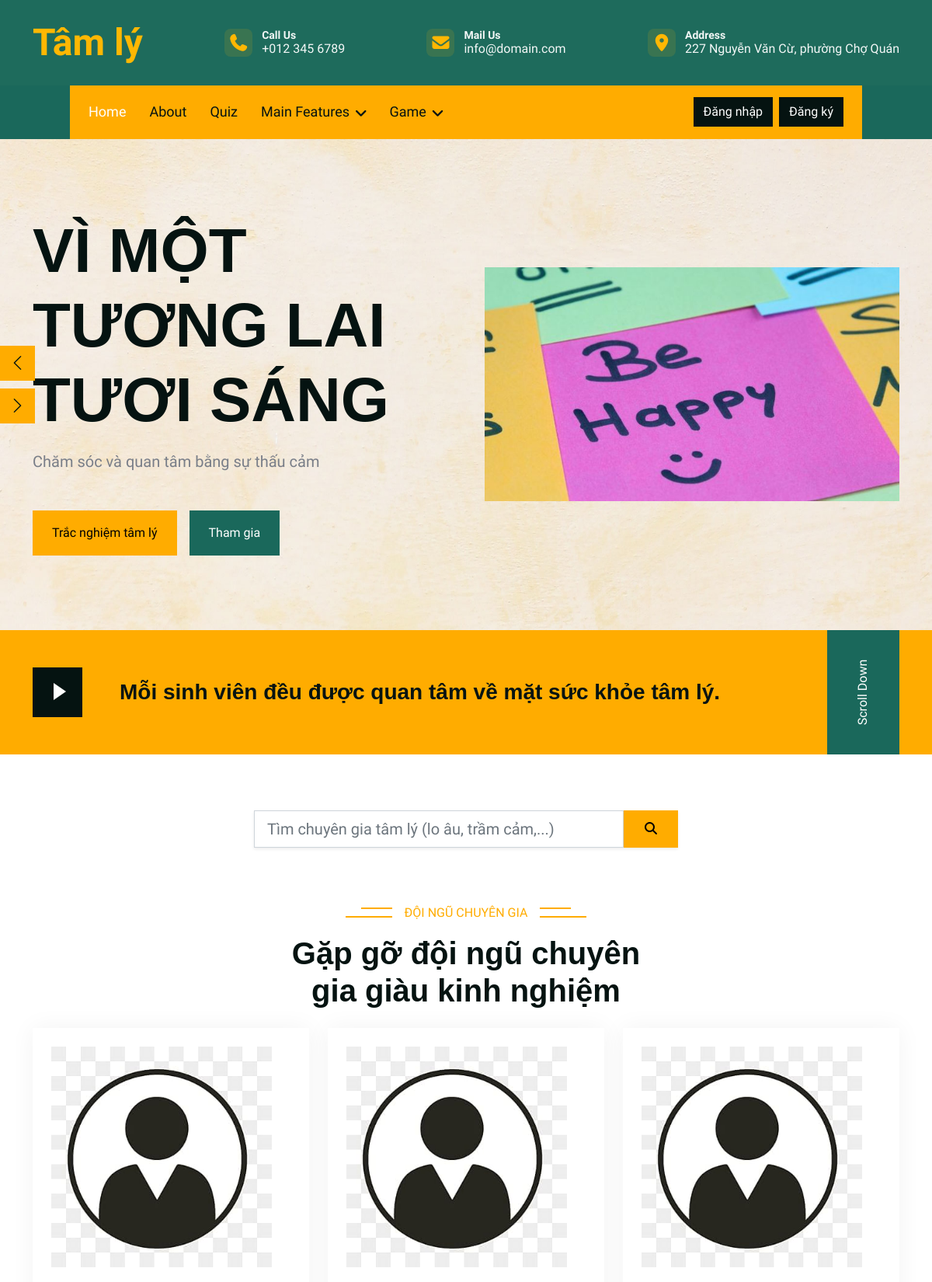
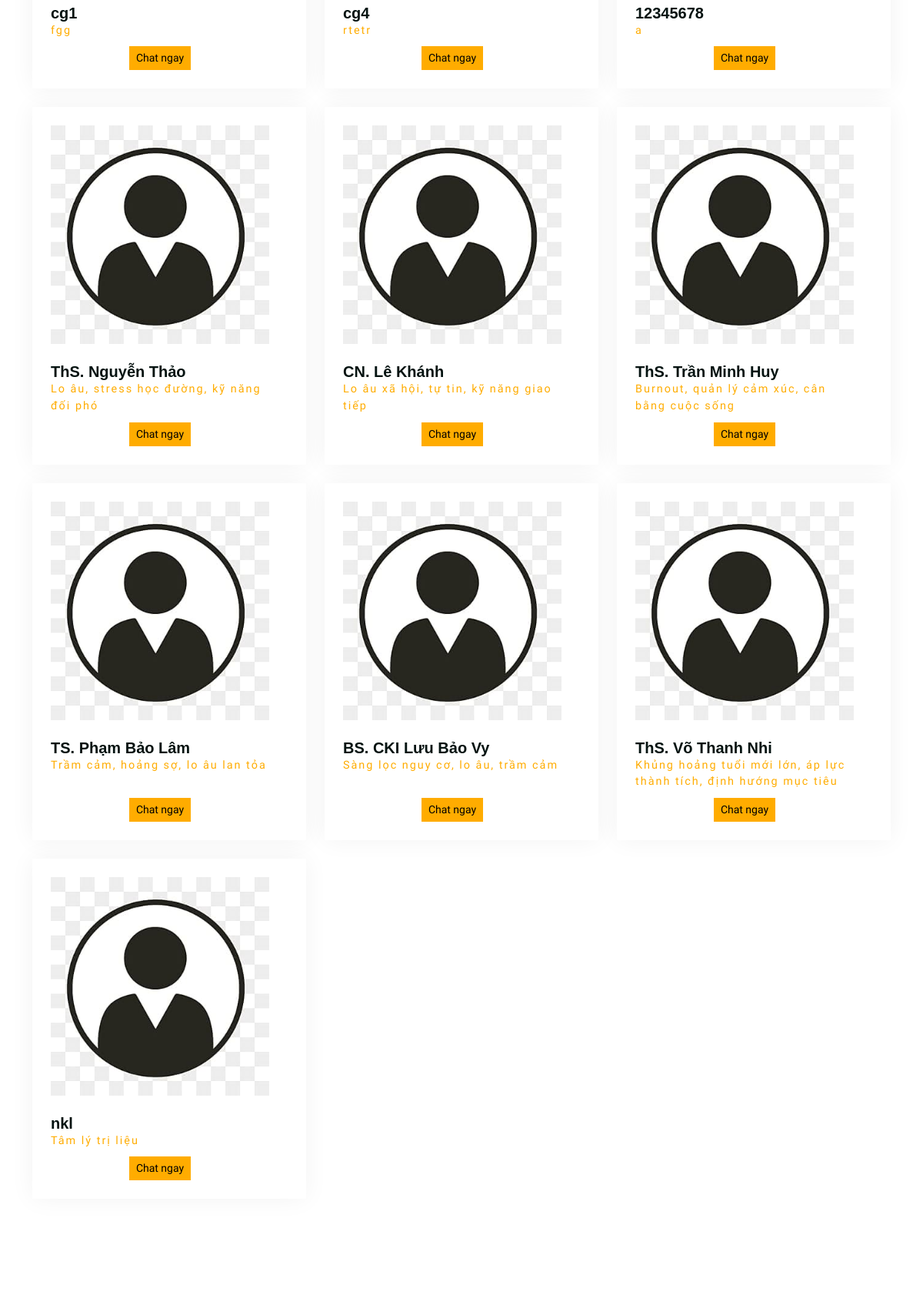
The page / (upper part) on the database its author committed (2 pictures, top to bottom).
### models.py (models this page shows)
class ExpertProfile(Base):
    __tablename__ = "expert_profiles"
    user_id = Column(
        Integer,
        ForeignKey("users.id"),
        primary_key=True
    )
    full_name = Column(String(100), nullable=False)
    title = Column(String(100)) #Học hàm
    qualification = Column(String(255)) #Học vị
    specialization = Column(String(255))
    organization = Column(String(255)) #Tổ chức, phòng khám,...
    years_of_experience = Column(Integer)
    verification_status = Column(String, default= "NONE")
    verified_by = Column(Integer, ForeignKey("users.id"), nullable=True)
    verified_at = Column(DateTime)
    bio = Column(Text) #Tiểu sử
    is_active = Column(Boolean, default=True)
    created_at = Column(DateTime, default=func.now())
    updated_at = Column(DateTime, default=func.now(), onupdate=func.now())
    user = relationship("User", back_populates="expert_profile", foreign_keys=[user_id])

### app.py (the view)
@app.route("/")
def index():
    user_id = session.get("user_id")
    expert_profile = None
    therapists_list = [] # Danh sách để hiển thị ra HTML
    with TherapySession() as db:
        if user_id:
            user = db.query(User).filter_by(id=user_id).first()
            if user and user.role == "EXPERT":
                expert_profile = user.expert_profile
        therapists_objs = (db.query(User)
            .join(ExpertProfile, ExpertProfile.user_id == User.id)
            .options(joinedload(User.expert_profile))
            .filter(User.role == "EXPERT")
            .filter(ExpertProfile.verification_status == "VERIFIED") # Chỉ hiện người đã duyệt
            .filter(ExpertProfile.is_active == True)
            .all()
        )
        for therapist in therapists_objs:
            profile = therapist.expert_profile
            therapists_list.append({
                "id": therapist.id,
                "full_name": profile.full_name if profile else "Chuyên gia",
                "image": getattr(profile, "image", None),
                "field": getattr(profile, "specialization", "Tâm lý học"),
            })
    return render_template(
        "index.html",
        expert_profile=expert_profile,
        therapists=therapists_list # Truyền danh sách đã xử lý
    )

### templates/index.html (shortened to what this page needs)
<!DOCTYPE html>
<html lang="en">
<head>
    <link href="https://cdnjs.cloudflare.com/ajax/libs/font-awesome/7.0.0/css/all.min.css" rel="stylesheet">
    <link href="https://cdn.jsdelivr.net/npm/bootstrap-icons@1.4.1/font/bootstrap-icons.css" rel="stylesheet">
    <link href="{{ url_for('static', filename='lib/animate/animate.min.css') }}" rel="stylesheet">
    <link href="{{ url_for('static', filename='lib/owlcarousel/assets/owl.carousel.min.css') }}" rel="stylesheet">
    <link href="{{ url_for('static', filename='css/bootstrap.min.css') }}" rel="stylesheet">
    <link href="{{ url_for('static', filename='css/style.css') }}" rel="stylesheet">
</head>
<body>
    <div class="topbar">
        <div class="container topbar-inner">
            <div class="logo">Tâm lý</div>
            <div class="topbar-item">
                <i class="fa fa-phone"></i>
                <div class="topbar-text">
                    <small>Call Us</small>
                    <span>+012 345 6789</span>
                </div>
            </div>
            <div class="topbar-item">
                <i class="fa fa-envelope"></i>
                <div class="topbar-text">
                    <small>Mail Us</small>
                    <span>info@domain.com</span>
                </div>
            </div>
            <div class="topbar-item">
                <i class="fa fa-map-marker-alt"></i>
                <div class="topbar-text">
                    <small>Address</small>
                    <span>227 Nguyễn Văn Cừ, phường Chợ Quán</span>
                </div>
            </div>
        </div>
    </div>
    <div class="container-fluid bg-secondary px-0 wow fadeIn" data-wow-delay="0.1s">
        <div class="nav-bar">
            <nav class="navbar navbar-expand-lg bg-primary navbar-dark px-4 py-lg-0">
                <div class="collapse navbar-collapse" id="navbarCollapse">
                    <div class="navbar-nav me-auto">
                        <a href="{{ url_for('index') }}" class="nav-item nav-link active">Home</a>
                        <a href="{{ url_for('about') }}" class="nav-item nav-link">About</a>
                        <a href="{{ url_for('quiz_bp.trang_quiz') }}" class="nav-item nav-link">Quiz</a>
                        <div class="nav-item dropdown">
                            <a href="#" class="nav-link dropdown-toggle" data-bs-toggle="dropdown">Main Features</a>
                        </div>
                        <div class="nav-item dropdown">
                            <a href="#" class="nav-link dropdown-toggle" data-bs-toggle="dropdown">Game</a>
                        </div>
                    </div>
                    <div class="d-none d-lg-flex ms-auto align-items-center">
                        {% if session.get("user_id") %}
                            {% if session.get("role","")|upper == "EXPERT" and expert_profile %}
                                {% if expert_profile.verification_status == "NONE" %}
                                    <a href="{{ url_for('expert_profile_bp.profile_page') }}"
                                    class="btn btn-warning me-2"
                                    title="Hồ sơ chưa gửi duyệt. Cần cập nhật hồ sơ.">
                                        <i class="fa-solid fa-circle-exclamation"></i>
                                    </a>
                                {% elif expert_profile.verification_status == "PENDING" %}
                                    <span class="btn btn-outline-secondary me-2"
                                        title="Hồ sơ đang chờ duyệt">
                                        <i class="fa-solid fa-hourglass-half"></i>
                                    </span>
                                {% elif expert_profile.verification_status == "VERIFIED" %}
                                {% endif %}
                            {% endif %}
                            {% if session.get("role","")|upper == "ADMIN" %}
                                <a href="{{ url_for('admin_bp.dashboard') }}" class="btn btn-primary btn-sm me-3 shadow-sm text-dark fw-bold">
                                    <i class="fa-solid fa-shield-halved me-1"></i> Quản trị
                                </a>
                            {% endif %}
                            <div class="nav-item dropdown me-3">
                                <a href="#" class="nav-link position-relative" id="notiBell" data-bs-toggle="dropdown" aria-expanded="false">
                                    <i class="fa fa-bell text-white"></i>
                                    <span id="noti-count" class="position-absolute top-0 start-100 translate-middle badge rounded-pill bg-danger" style="display:none;">0</span>
                                </a>
                                <div class="dropdown-menu dropdown-menu-end shadow" id="noti-list" style="width: 280px;">
                                    <h6 class="dropdown-header">Thông báo</h6>
                                    <div id="noti-content"></div>
                                </div>
                            </div>
                            <div class="nav-item dropdown">
                                <a href="#"
                                   class="btn btn-dark dropdown-toggle d-flex align-items-center position-relative"
                                   data-bs-toggle="dropdown" aria-expanded="false">
                                    <i class="fa-solid fa-bars me-2"></i>
                                    <span class="fw-semibold">{{ session.get("username") or "Tài khoản" }}</span>
                                    {% if session.get("role","")|upper == "STUDENT" %}
                                        <span class="position-absolute top-0 start-100 translate-middle badge rounded-pill bg-warning text-dark">
                                            🔥 <span id="streakBadge">0</span>
                                        </span>
                                    {% endif %}
                                </a>
                                <div class="dropdown-menu dropdown-menu-end bg-light m-0 shadow-sm">
                                    <h6 class="dropdown-header">
                                        Xin chào, {{ session.get("username") or "bạn" }}!
                                    </h6>
                                    {% if session.get("role")|upper == "EXPERT" %}
                                        <a class="dropdown-item" href="{{ url_for('expert_profile_bp.profile_page') }}">
                                            <i class="fa-regular fa-pen-to-square me-2"></i>Cập nhật hồ sơ
                                        </a>
                                        <div class="dropdown-divider"></div>
                                    {% endif %}
                                    <a class="dropdown-item text-danger" href="{{ url_for('auth.logout') }}">
                                        <i class="fa-solid fa-right-from-bracket me-2"></i>Đăng xuất
                                    </a>
                                </div>
                            </div>
                        {% else %}
                            <a class="btn btn-dark ms-2" href="{{ url_for('auth.login') }}">Đăng nhập</a>
                            <a class="btn btn-dark ms-2" href="{{ url_for('auth.register') }}">Đăng ký</a>
                        {% endif %}
                    </div>
                </div>
            </nav>
        </div>
    </div>
    <div class="container-fluid p-0 wow fadeIn" data-wow-delay="0.1s">
        <div class="owl-carousel header-carousel py-5">
            <div class="container py-5">
                <div class="row g-5 align-items-center">
                    <div class="col-lg-6">
                        <div class="carousel-text">
                            <h1 class="display-1 text-uppercase mb-3">Vì một tương lai tươi sáng</h1>
                            <p class="fs-5 mb-5">Chăm sóc và quan tâm bằng sự thấu cảm</p>
                            <div class="d-flex">
                                <a class="btn btn-primary py-3 px-4 me-3" href="{{ url_for('quiz_bp.trang_quiz') }}">Trắc nghiệm tâm lý</a>
                                <a class="btn btn-secondary py-3 px-4" href="{{ url_for('auth.login') }}">Tham gia</a>
                            </div>
                        </div>
                    </div>
                    <div class="col-lg-6">
                        <div class="carousel-img">
                            <img src="{{ url_for('static', filename='img/carousel-1.jpg') }}">
                        </div>
                    </div>
                </div>
            </div>
        </div>
    </div>
    <div class="container-fluid bg-primary mb-5 wow fadeIn" data-wow-delay="0.1s">
        <div class="container">
            <div class="row g-0">
                <div class="col-lg-11">
                    <div class="h-100 py-5 d-flex align-items-center">
                        <button type="button" class="btn-play" data-bs-toggle="modal"
                                data-src="https://www.youtube.com/embed/DWRcNpR6Kdc" data-bs-target="#videoModal">
                            <span></span>
                        </button>
                        <h3 class="ms-5 mb-0">Mỗi sinh viên đều được quan tâm về mặt sức khỏe tâm lý.</h3>
                    </div>
                </div>
                <div class="d-none d-lg-block col-lg-1">
                    <div class="h-100 w-100 bg-secondary d-flex align-items-center justify-content-center">
                        <span class="text-white" style="transform: rotate(-90deg);">Scroll Down</span>
                    </div>
                </div>
            </div>
        </div>
    </div>
    <div class="container py-4 wow fadeIn" data-wow-delay="0.1s">
        <div class="row justify-content-center">
            <div class="col-lg-6">
                <form id="expert-search-form" class="d-flex shadow-sm">
                    <input
                        type="search"
                        class="form-control form-control-lg rounded-start"
                        id="expert-search-input"
                        placeholder="Tìm chuyên gia tâm lý (lo âu, trầm cảm,...)"
                    >
                    <button class="btn btn-primary px-4 rounded-end" type="submit">
                        <i class="fa fa-search"></i>
                    </button>
                </form>
            </div>
        </div>
    </div>
    {% block team_section %}
    <div class="container-fluid py-5">
        <div class="container">
            <div class="text-center mx-auto wow fadeIn" data-wow-delay="0.1s" style="max-width: 500px;">
                <p class="section-title bg-white text-center text-primary px-3">Đội ngũ chuyên gia</p>
                <h1 class="display-6 mb-4">Gặp gỡ đội ngũ chuyên gia giàu kinh nghiệm</h1>
            </div>
            <div class="row g-4">
                {% for t in therapists %}
                <div class="col-md-6 col-lg-4 wow fadeIn" data-wow-delay="0.1s">
                    <div class="team-item d-flex h-100 p-4">
                        <div class="team-detail pe-4 flex-grow-1 d-flex flex-column">
                            {% if t.image %}
                                <img class="img-fluid mb-4"
                                     src="{{ url_for('static', filename=t.image) }}"
                                     alt="{{ t.full_name }}"
                                     style="width: 100%; object-fit: cover;">
                            {% else %}
                                <img class="img-fluid mb-4"
                                     src="{{ url_for('static', filename='img/default-avatar.png') }}"
                                     alt="Default Avatar">
                            {% endif %}
                        <h5 class="mb-0">{{ t.full_name }}</h5>
                            <span class="text-primary" style="font-size: 0.9rem;">{{ t.field }}</span>
                            <div style="height: 10px;"></div>
                            <a class="btn btn-primary btn-sm mt-auto align-self-center"
                            href="{{ url_for('chat_expert.chat_page') }}?peer_id={{ t.id }}">
                            Chat ngay
                            </a>
                        </div>
                    </div>
                </div>
                {% endfor %}
            </div>
        </div>
    </div>
    {% endblock %}
    {% block content %}
        <div class="container-fluid py-5"></div>
    {% endblock %}
</body>
</html>

### rows shown on the page
ExpertProfile: full_name "cg1", field "fgg"
ExpertProfile: full_name "cg4", field "rtetr"
ExpertProfile: full_name "12345678", field "a"
ExpertProfile: full_name "ThS. Nguyễn Thảo", field "Lo âu, stress học đường, kỹ năng đối phó"
ExpertProfile: full_name "CN. Lê Khánh", field "Lo âu xã hội, tự tin, kỹ năng giao tiếp"
ExpertProfile: full_name "ThS. Trần Minh Huy", field "Burnout, quản lý cảm xúc, cân bằng cuộc sống"
ExpertProfile: full_name "TS. Phạm Bảo Lâm", field "Trầm cảm, hoảng sợ, lo âu lan tỏa"
ExpertProfile: full_name "BS. CKI Lưu Bảo Vy", field "Sàng lọc nguy cơ, lo âu, trầm cảm"
ExpertProfile: full_name "ThS. Võ Thanh Nhi", field "Khủng hoảng tuổi mới lớn, áp lực thành tích, định hướng mục tiêu"
ExpertProfile: full_name "nkl", field "Tâm lý trị liệu"
